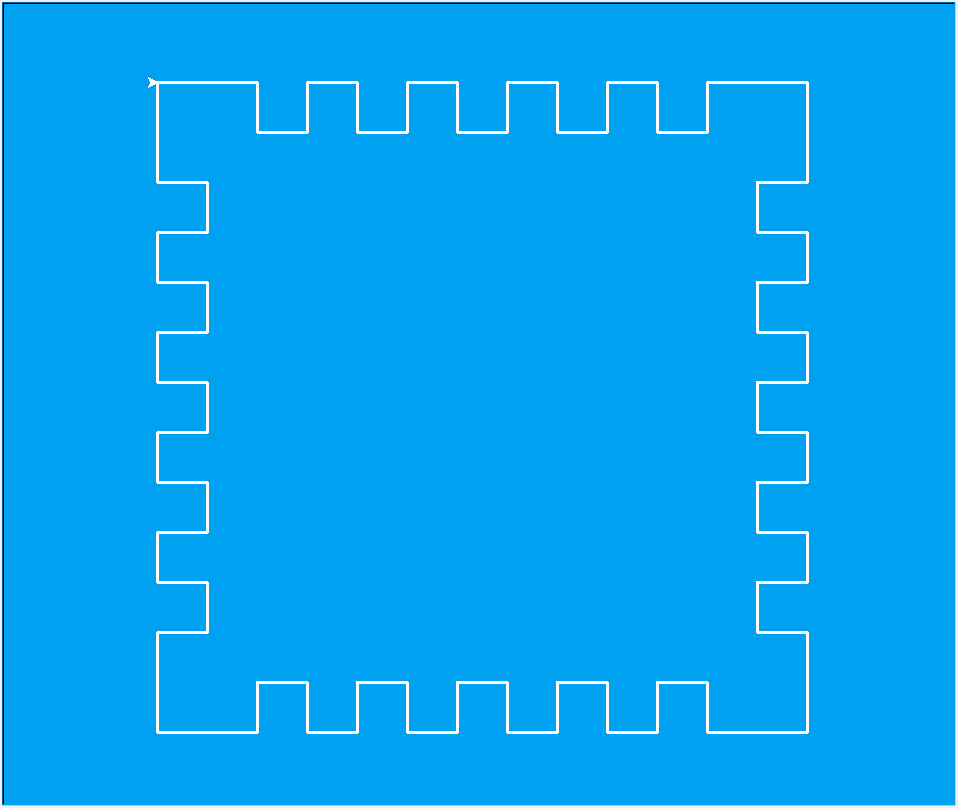

Generate this figure with Python:
#drawing shapes 001.py

import turtle

t=turtle.Pen()
t.speed(0)
turtle.bgcolor("#00a1f1")

a = 20

t.penup()
t.setpos(-6.5*a,6.5*a) #draw the image in the centre of a window
t.pendown()
t.width(3)

t.color("white")

for j in range(4):
    t.forward(a)
    for i in range(5):
        t.forward(a)
        t.right(90)
        t.forward(a)
        t.left(90)
        t.forward(a)
        t.left(90)
        t.forward(a)
        t.right(90)

    t.forward(a*2)
    t.right(90)
